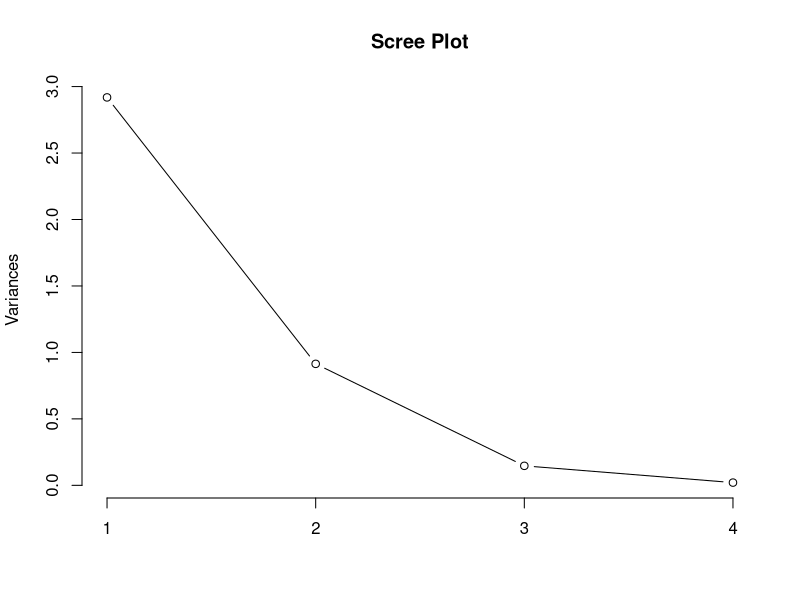
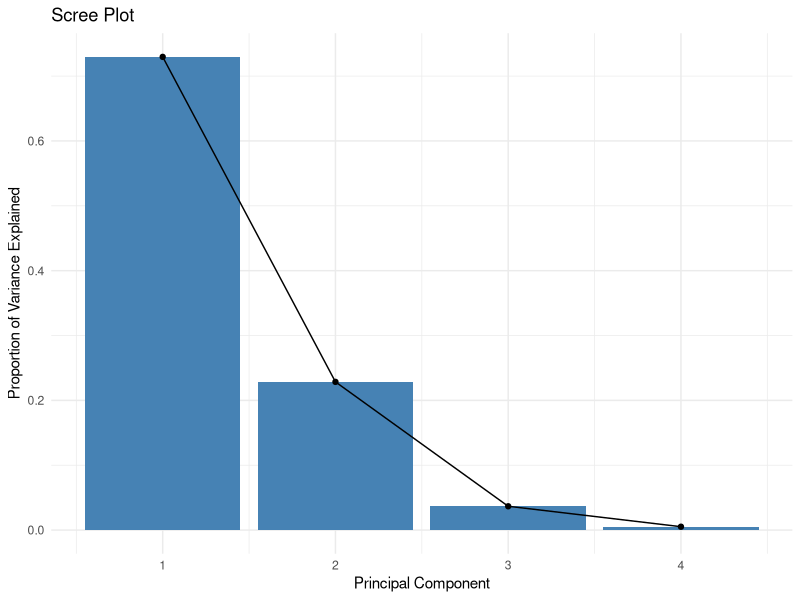

Reproduce these figures in R, in order.
# Load necessary library
library(ggplot2)

# Load the Iris dataset
data(iris)

# Perform PCA on the numeric columns (excluding the Species column)
iris_pca <- prcomp(iris[, -5], scale. = TRUE)

# Create a scree plot using base R
screeplot(iris_pca, type = "lines", main = "Scree Plot")

# Get the proportion of variance explained by each component
explained_variance <- iris_pca$sdev^2 / sum(iris_pca$sdev^2)

# Create a data frame for plotting
variance_df <- data.frame(
  Principal_Component = 1:length(explained_variance),
  Variance_Explained = explained_variance
)

# Plot using ggplot2
ggplot(variance_df, aes(x = Principal_Component, y = Variance_Explained)) +
  geom_bar(stat = "identity", fill = "steelblue") +
  geom_line() +
  geom_point() +
  xlab("Principal Component") +
  ylab("Proportion of Variance Explained") +
  ggtitle("Scree Plot") +
  theme_minimal()
